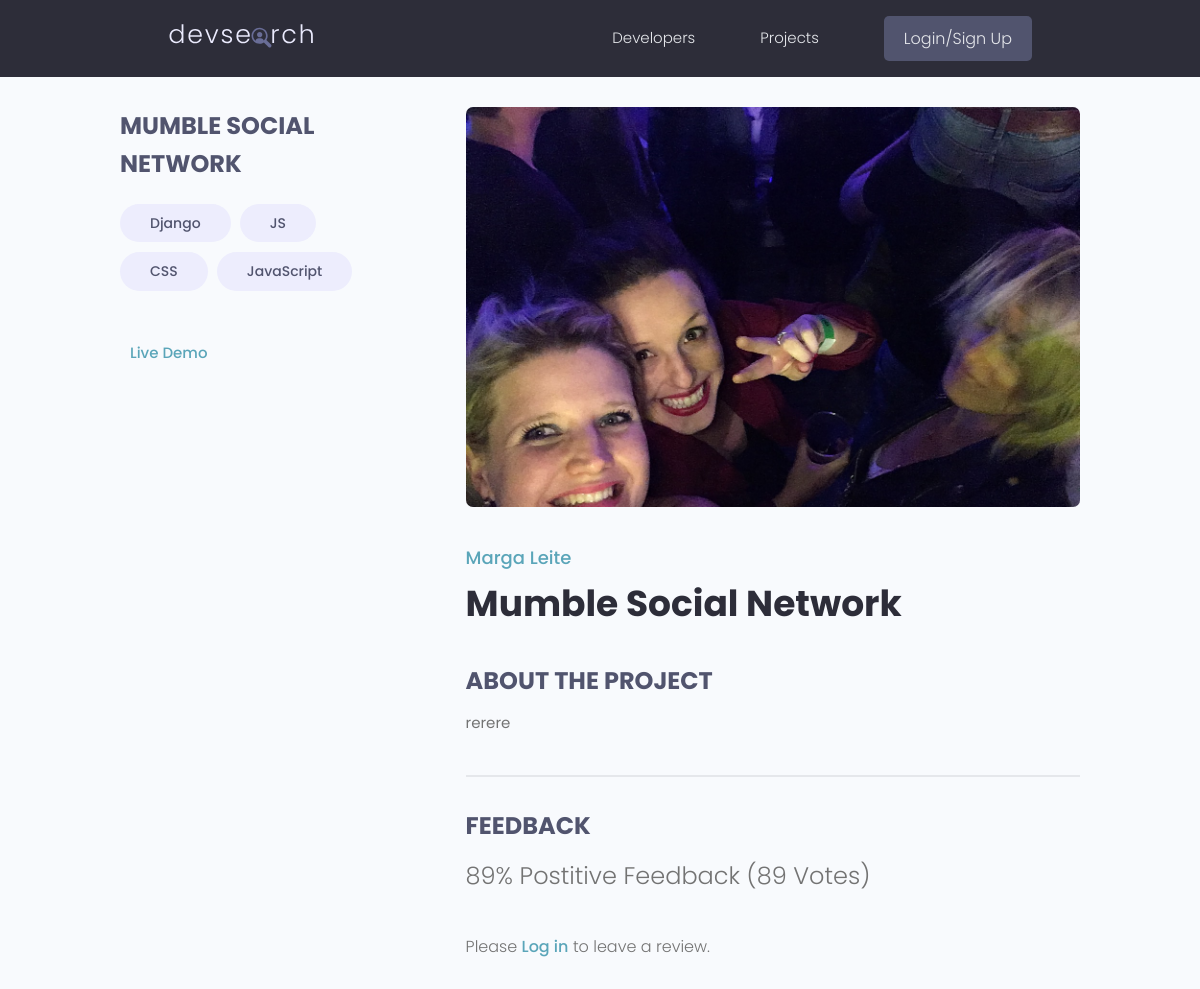
The page /projects/project/d6edfc61-033d-40de-be29-45b33065d714 on the database its author committed.
### projects/models.py (models this page shows, shortened)
class Project(models.Model):
    id             = models.UUIDField(default=uuid.uuid4, unique=True, primary_key=True, editable=False)
    owner          = models.ForeignKey(Profile, null=True, blank=True, on_delete=models.CASCADE)
    title          = models.CharField(max_length=200)
    description    = models.TextField(null=True, blank=True)
    featured_image = models.ImageField(null=True, blank=True, default="default.jpg")
    demo_link      = models.CharField(max_length=2000, null=True, blank=True)
    source_link    = models.CharField(max_length=2000, null=True, blank=True)
    tags           = models.ManyToManyField('Tag', blank=True)
    vote_total     = models.IntegerField(default=0, null=True, blank=True)
    vote_ratio     = models.IntegerField(default=0, null=True, blank=True)
    date_created   = models.DateTimeField(auto_now_add=True)
    class Meta:
        ordering = ['-vote_ratio', '-vote_total', 'title']
    @property
    def reviewers(self):
        queryset = self.review_set.all().values_list('owner__id', flat=True)
        return queryset

class Tag(models.Model):
    id           = models.UUIDField(default=uuid.uuid4, unique=True, primary_key=True, editable=False)
    name         = models.CharField(max_length=200)
    date_created = models.DateTimeField(auto_now_add=True)
    def __str__(self):
        return self.name

### users/models.py (models this page shows, shortened)
class Profile(models.Model):
    id              = models.UUIDField(default=uuid.uuid4, unique=True, primary_key=True, editable=False)
    user            = models.OneToOneField(User, on_delete=models.CASCADE, null=True, blank=True)
    name            = models.CharField(max_length=200, blank=True, null=True)
    username        = models.CharField(max_length=200, blank=True, null=True)
    location        = models.CharField(max_length=200, blank=True, null=True)
    email           = models.EmailField(max_length=500, blank=True, null=True)
    short_intro     = models.CharField(max_length=200, blank=True, null=True)
    bio             = models.TextField(blank=True, null=True)
    profile_image   = models.ImageField(blank=True, null=True, upload_to='profiles/', default='profiles/user-default.png')
    social_github   = models.URLField(max_length=200, blank=True, null=True)
    social_twitter  = models.URLField(max_length=200, blank=True, null=True)
    social_linkedin = models.URLField(max_length=200, blank=True, null=True)
    social_youtube  = models.URLField(max_length=200, blank=True, null=True)
    date_created    = models.DateTimeField(auto_now_add=True)

### projects/views.py (the view, shortened to what this page needs)
# urls.py: path('project/<pk>',        views.project,          name="project"),
def project(request, pk):
    projectObj = Project.objects.get(id=pk)
    form       = ReviewForm
    return render(request, 'projects/single-project.html', {'project': projectObj, 'form': form})

### projects/templates/projects/single-project.html (shortened to what this page needs)
{% extends 'main.html' %}
{% block content %}
<main class="singleProject my-md">
    <div class="container">
      <div class="layout">
        <div class="column column--1of3">
          <h3 class="singleProject__subtitle">{{ project.title }}</h3>
          <div class="singleProject__toolStack">
            {% for tag in project.tags.all %}
                <span class="tag tag--pill tag--sub tag--lg">
                    <small>{{ tag }}</small>
                </span>
            {% endfor %}
          </div>
        {% if project.demo_link %}
          <a class="singleProject__liveLink" href="{{ project.demo_link }}" target="_blank">Live Demo</a>
        {% endif %}
        </div>
        <div class="column column--2of3">
          <img class="singleProject__preview" src="{{ project.featured_image.url }}" alt="portfolio thumbnail" />
          <a href="{% url 'user-profile' project.owner.id %}" class="singleProject__developer">{{ project.owner.name }}</a>
          <h2 class="singleProject__title">{{ project.title }}</h2>
          <h3 class="singleProject__subtitle">About the Project</h3>
          <div class="singleProject__info">
            {{ project.description }}
          </div>
          <div class="comments">
            <h3 class="singleProject__subtitle">Feedback</h3>
            <h5 class="project--rating">
              {{ project.vote_total }}% Postitive Feedback ({{ project.vote_total }} Vote{{ project.vote_total|pluralize:"s" }})
            </h5>
            {% if request.user.profile.id in project.reviewers %}
              <p>You have already submitted your review for this project</p>
            {% elif request.user.profile == project.owner %}
              <p>You cannot review your own work</p>
            {% else %}
                <p>Please <a href="{% url 'login' %}?next={{ request.path }}">Log in </a> to leave a review.</p>
            {% endif %}
          </div>
        </div>
      </div>
    </div>
  </main>
{% endblock %}

### static/styles/app.css (style rules this page uses)
:root { --color-sub: #2d2d39; }
img { width: 100%; }
.singleProject .column--1of3 { order: 2; }
@media screen and (min-width: 1081px) { .singleProject .column--1of3 { order: 1; } }
@media screen and (min-width: 1081px) { .singleProject .column--2of3 { order: 2; } }
.singleProject__toolStack { margin-top: 2rem; margin-bottom: 4rem; }
.singleProject__liveLink { font-weight: 500; transition: all 0.3s ease-in-out; border-bottom: 2px solid transparent; }
.singleProject__preview { height: 50vh; object-fit: cover; object-position: top center; margin-bottom: 3rem; border-radius: 0.7rem; }
.singleProject__developer { font-size: 1.8rem; font-weight: 500; }
.singleProject__title { font-size: 3.6rem; font-weight: 700; color: var(--color-sub); margin-bottom: 3rem; }
.project--rating { margin-bottom: 1.6em; margin-top: .5em; }
.singleProject__subtitle { text-transform: uppercase; font-size: 2.4rem; font-weight: 700; color: var(--color-sub-light); margin-bottom: 1rem; }
.comments { margin-top: 4rem; padding-top: 3rem; border-top: 2px solid var(--color-light); }

### static/uikit/styles/modules/_variables.css (style rules this page uses)
:root { --color-main: #5aa5b9; --color-main-light: #e6faff; --color-sub: #3f4156; --color-sub-light: #51546e; --color-sub-lighter: #ededfd; --color-text: #737373; --color-gray: #8b8b8b; --color-light: #e5e7eb; --color-light-gray: #767676; --color-bg: #f8fafd; --color-white: #fffefd; --color-white-light: #f3f3f3; --color-success: #359e64; --color-success-bg: #def8e8; --color-error: #fc4b0b; --color-error-bg: #fff2ee; --font-base: 'Poppins', arial, helvetica, 'Segoe UI', roboto, ubuntu, sans-serif; --font-monospace: 'Fira Code', 'Courier New', courier, monospace; --font-regular: 300; --font-medium: 500; --font-bold: 700; --generic-shadow: 1px 1px 5px #00000010; --generic-transition: all 0.3s ease-in-out; }

### static/uikit/styles/modules/_base.css (style rules this page uses)
* { margin: 0; padding: 0; box-sizing: border-box; text-rendering: optimizeLegibility; color: inherit; font-size: inherit; }
html { font-size: 50%; }
@media only screen and (min-width: 480px) { html { font-size: 56.25%; } }
@media only screen and (min-width: 1200px) { html { font-size: 62.5%; } }
body { line-height: 1.6; font-weight: 400; font-size: 1.5rem; color: var(--color-text); background-color: var(--color-bg); min-height: 100vh; }

### static/uikit/styles/modules/_typography.css (style rules this page uses)
* { font-family: var(--font-base); }
h2 { font-size: 3.6rem; font-weight: var(--font-bold); }
h3 { font-size: 3.2rem; font-weight: var(--font-medium); }
h5 { font-size: 2.4rem; font-weight: var(--font-medium); }
h5, h6 { font-weight: var(--font-regular); }
p, span, strong { font-size: 1.6rem; color: var(--color-text); font-weight: var(--font-regular); }
a { padding-bottom: 2px; text-decoration: none; display: inline-block; color: var(--color-main); font-weight: var(--font-medium); }

### static/uikit/styles/modules/_utilities.css (style rules this page uses)
.container { width: 92%; max-width: 165rem; margin: 0 auto; box-sizing: border-box; }
@media screen and (min-width: 1000px) { .container { width: 90%; } }
@media screen and (min-width: 1200px) { .container { width: 80%; } }
.my-md { margin: 3rem auto; }

### static/uikit/styles/modules/_tag.css (style rules this page uses)
.tag { display: inline-flex; align-items: center; background-color: var(--color-sub); height: -webkit-fit-content; height: -moz-fit-content; height: fit-content; width: -webkit-fit-content; width: -moz-fit-content; width: fit-content; border-radius: 0.5rem; padding: 0.5rem 1.5rem; font-size: 1.2rem; cursor: pointer; }
.tag:not(:last-child) { margin-right: 0.25rem; margin-bottom: 0.75rem; }
.tag > small { color: var(--color-white); }
.tag--pill { border-radius: 5rem; }
.tag--sub, .tag--sub > small { background: var(--color-sub-lighter); color: var(--color-sub-light); font-weight: 500; }
.tag--lg { padding: 0.8rem 3rem; font-size: 1.4rem; }
.tag--lg:not(:last-child) { margin-right: 0.5rem; margin-bottom: 1rem; }

### static/uikit/styles/modules/_layout.css (style rules this page uses)
.layout { display: flex; flex-flow: row wrap; justify-content: space-between; }
.layout > .column { margin-bottom: 3rem; }
.layout > .column.column--1of3 { flex-basis: 30%; }
.layout > .column.column--2of3 { flex-basis: 64%; }

### rows shown on the page
Project: title "MUMBLE SOCIAL NETWORK", featured_image (picture), owner.name "Marga Leite", title "Mumble Social Network", description "rerere", vote_total "89"
Tag: name "Django"
Tag: name "JS"
Tag: name "CSS"
Tag: name "JavaScript"
